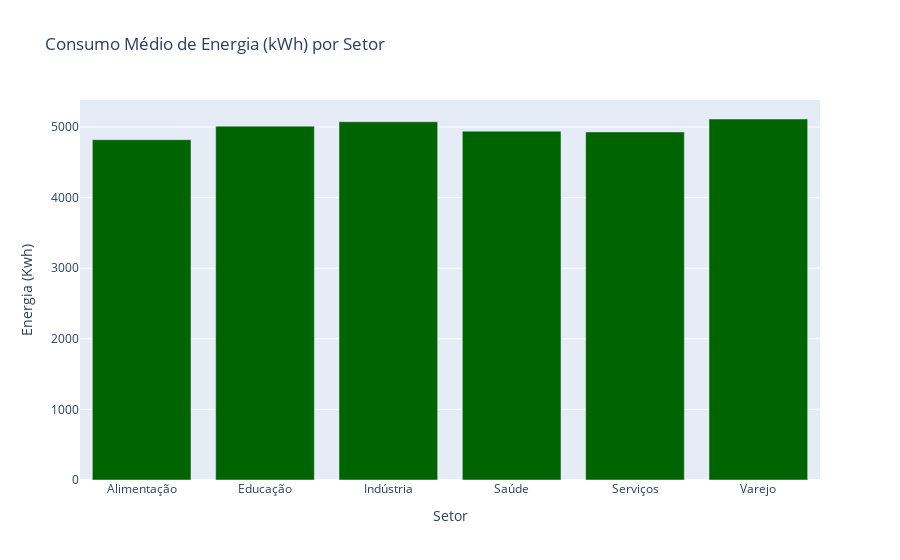
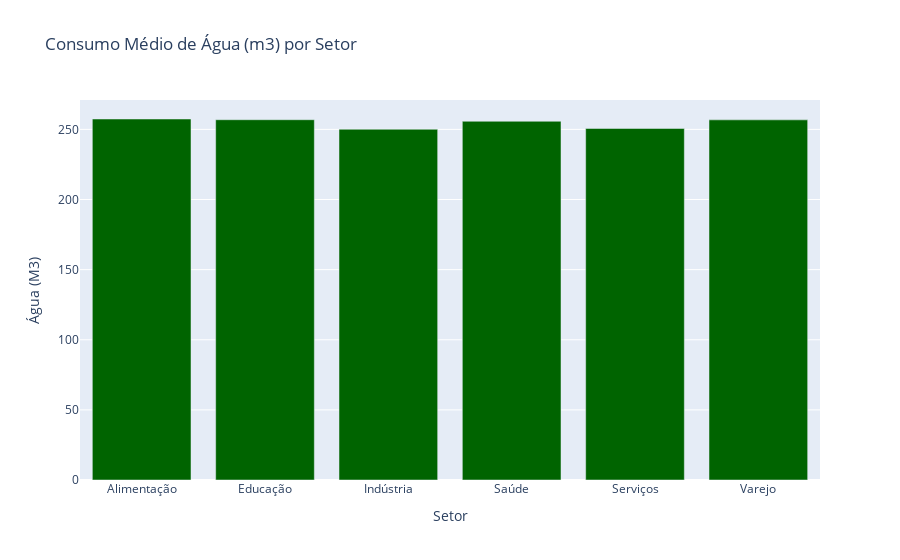
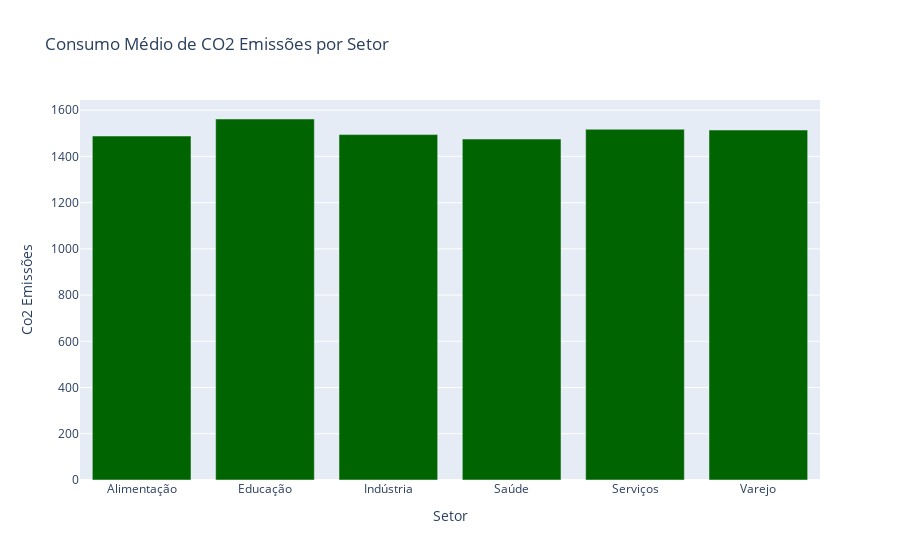

Notebook cell for these charts, in order:
### Code cell
if __name__ == "__main__":
    # Supondo que df seja o DataFrame com os dados carregados
    print("=== Análise Original ===")
    analyze_sector_consumption(df)
    identify_top_consumers(df)

    print("\n=== Análise de Correlação ===")
    analyze_correlations(df)

    print("\n=== Detecção de Outliers ===")
    detect_outliers(df)

    print("\n=== Comparação Estatística entre Setores ===")
    compare_sectors(df)

### Figure 1 — Plotly figure (JSON) as saved in the notebook; plotly's stock layout.template omitted (floating-point values rounded to 4 significant figures)
{"data": [{"hovertemplate": "Setor=%{x}<br>Energia (Kwh)=%{y}<extra></extra>", "legendgroup": "", "marker": {"color": "darkgreen", "pattern": {"shape": ""}}, "name": "", "orientation": "v", "showlegend": false, "textposition": "auto", "type": "bar", "x": ["Alimentação", "Educação", "Indústria", "Saúde", "Serviços", "Varejo"], "xaxis": "x", "y": [4820.0, 5012.0, 5074.0, 4941.0, 4930.0, 5113.0], "yaxis": "y"}], "layout": {"barmode": "relative", "legend": {"tracegroupgap": 0}, "title": {"text": "Consumo Médio de Energia (kWh) por Setor"}, "xaxis": {"anchor": "y", "domain": [0, 1], "title": {"text": "Setor"}}, "yaxis": {"anchor": "x", "domain": [0, 1], "title": {"text": "Energia (Kwh)"}}}}

### Figure 2 — Plotly figure (JSON) as saved in the notebook; plotly's stock layout.template omitted (floating-point values rounded to 4 significant figures)
{"data": [{"hovertemplate": "Setor=%{x}<br>Água (M3)=%{y}<extra></extra>", "legendgroup": "", "marker": {"color": "darkgreen", "pattern": {"shape": ""}}, "name": "", "orientation": "v", "showlegend": false, "textposition": "auto", "type": "bar", "x": ["Alimentação", "Educação", "Indústria", "Saúde", "Serviços", "Varejo"], "xaxis": "x", "y": [257.4, 256.9, 250.1, 255.8, 250.7, 256.8], "yaxis": "y"}], "layout": {"barmode": "relative", "legend": {"tracegroupgap": 0}, "title": {"text": "Consumo Médio de Água (m3) por Setor"}, "xaxis": {"anchor": "y", "domain": [0, 1], "title": {"text": "Setor"}}, "yaxis": {"anchor": "x", "domain": [0, 1], "title": {"text": "Água (M3)"}}}}

### Figure 3 — Plotly figure (JSON) as saved in the notebook; plotly's stock layout.template omitted (floating-point values rounded to 4 significant figures)
{"data": [{"hovertemplate": "Setor=%{x}<br>Co2 Emissões=%{y}<extra></extra>", "legendgroup": "", "marker": {"color": "darkgreen", "pattern": {"shape": ""}}, "name": "", "orientation": "v", "showlegend": false, "textposition": "auto", "type": "bar", "x": ["Alimentação", "Educação", "Indústria", "Saúde", "Serviços", "Varejo"], "xaxis": "x", "y": [1488.0, 1562.0, 1494.0, 1475.0, 1517.0, 1514.0], "yaxis": "y"}], "layout": {"barmode": "relative", "legend": {"tracegroupgap": 0}, "title": {"text": "Consumo Médio de CO2 Emissões por Setor"}, "xaxis": {"anchor": "y", "domain": [0, 1], "title": {"text": "Setor"}}, "yaxis": {"anchor": "x", "domain": [0, 1], "title": {"text": "Co2 Emissões"}}}}
